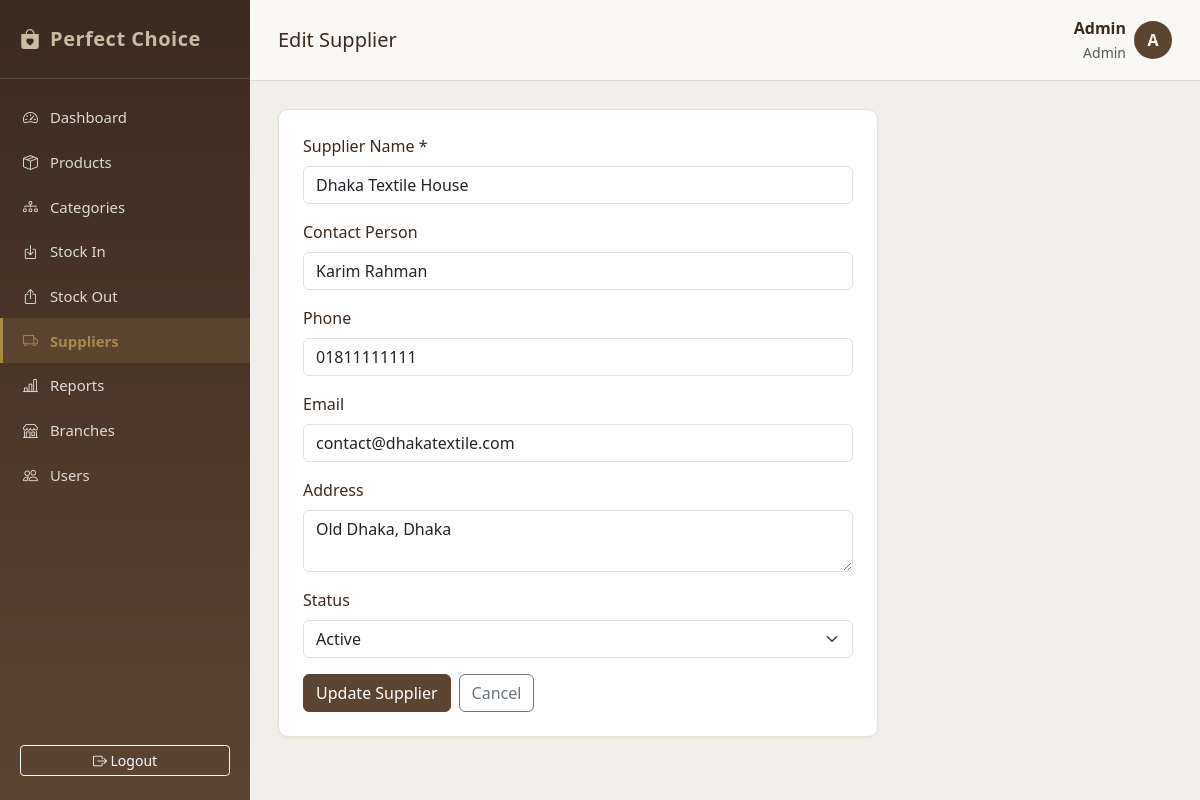
/suppliers/edit.php?id=1 (signed in), run on the app's committed database.
### tables this page shows
CREATE TABLE suppliers (
    supplier_id INT AUTO_INCREMENT PRIMARY KEY,
    supplier_name VARCHAR(150) NOT NULL,
    contact_person VARCHAR(100),
    phone VARCHAR(30),
    email VARCHAR(150),
    address VARCHAR(255),
    status ENUM('active','inactive') DEFAULT 'active',
    created_at TIMESTAMP DEFAULT CURRENT_TIMESTAMP
);

### suppliers/edit.php (the view, shortened to what this page needs)
<?php
require_once '../config/database.php';
$id = (int)($_GET['id'] ?? 0);
$stmt = $conn->prepare("SELECT * FROM suppliers WHERE supplier_id = ?");
$stmt->bind_param("i", $id);
$stmt->execute();
$supplier = $stmt->get_result()->fetch_assoc();
require_once '../includes/header.php';
require_once '../includes/sidebar.php';
?>
<div class="pc-card p-4 pc-form-card">
    <form method="POST">
        <div class="mb-3"><label class="form-label">Supplier Name *</label><input type="text" name="supplier_name" class="form-control" value="<?php echo htmlspecialchars($supplier['supplier_name']); ?>" required></div>
        <div class="mb-3"><label class="form-label">Contact Person</label><input type="text" name="contact_person" class="form-control" value="<?php echo htmlspecialchars($supplier['contact_person']); ?>"></div>
        <div class="mb-3"><label class="form-label">Phone</label><input type="text" name="phone" class="form-control" value="<?php echo htmlspecialchars($supplier['phone']); ?>"></div>
        <div class="mb-3"><label class="form-label">Email</label><input type="email" name="email" class="form-control" value="<?php echo htmlspecialchars($supplier['email']); ?>"></div>
        <div class="mb-3"><label class="form-label">Address</label><textarea name="address" class="form-control" rows="2"><?php echo htmlspecialchars($supplier['address']); ?></textarea></div>
        <div class="mb-3">
            <label class="form-label">Status</label>
            <select name="status" class="form-select">
                <option value="active" <?php echo $supplier['status']==='active'?'selected':''; ?>>Active</option>
            </select>
        </div>
        <div class="d-flex gap-2">
            <button type="submit" class="btn btn-pc-primary">Update Supplier</button>
            <a href="list.php" class="btn btn-outline-secondary">Cancel</a>
        </div>
    </form>
</div>
    </main>
</div>
<?php require_once '../includes/footer.php'; ?>

### assets/css/style.css (style rules this page uses)
:root { --pc-brown-dark: #3b2a20; --pc-brown: #5c4433; --pc-brown-light: #8a6f55; --pc-taupe: #cbbba4; --pc-grey: #6b6b66; --pc-grey-light: #f1efe9; --pc-ivory: #faf8f3; --pc-gold: #a98a4d; --pc-success: #4f6f52; --pc-danger: #8b3a3a; --pc-warning: #b9893f; --pc-fs-xs: 0.8rem; --pc-fs-sm: 0.875rem; --pc-fs-base: 1rem; --pc-fs-lg: 1.25rem; --pc-fs-xl: 1.5rem; }
* { box-sizing: border-box; }
body { background-color: var(--pc-grey-light); font-family: 'Segoe UI', Georgia, 'Times New Roman', serif; color: var(--pc-brown-dark); margin: 0; }
.pc-card { background: #fff; border: 1px solid #e7e1d4; border-radius: 10px; box-shadow: 0 1px 3px rgba(59,42,32,0.06); }
.btn-pc-primary { background-color: var(--pc-brown); border-color: var(--pc-brown); color: #fff; }
.pc-form-card { max-width: 600px; }

### data on the page
suppliers: supplier_name "Dhaka Textile House", contact_person "Karim Rahman", phone "01811111111", email "contact@dhakatextile.com", address "Old Dhaka, Dhaka", status "Active"

### other printed values
$pageTitle "Edit Supplier"
$_SESSION['full_name'] "Admin"
roleName($_SESSION['role_id']) "Admin"
substr($_SESSION['full_name'], 0, 1) "A"
